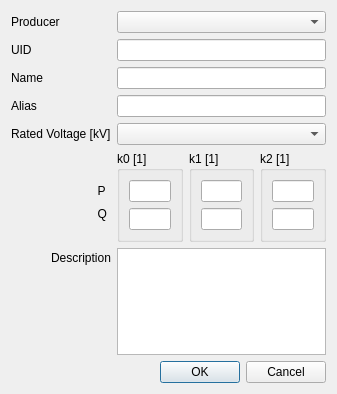
<?xml version="1.0" encoding="UTF-8"?>
<ui version="4.0">
 <class>catConsumer</class>
 <widget class="QDialog" name="catConsumer">
  <property name="geometry">
   <rect>
    <x>0</x>
    <y>0</y>
    <width>337</width>
    <height>394</height>
   </rect>
  </property>
  <property name="windowTitle">
   <string>Energy Consumer</string>
  </property>
  <layout class="QGridLayout" name="gridLayout">
   <item row="2" column="1">
    <widget class="QLineEdit" name="uidLineEdit">
     <property name="enabled">
      <bool>true</bool>
     </property>
     <property name="autoFillBackground">
      <bool>false</bool>
     </property>
     <property name="inputMask">
      <string/>
     </property>
     <property name="text">
      <string/>
     </property>
     <property name="readOnly">
      <bool>false</bool>
     </property>
    </widget>
   </item>
   <item row="5" column="1">
    <widget class="QLineEdit" name="aliasLineEdit"/>
   </item>
   <item row="1" column="1">
    <widget class="QComboBox" name="producerComboBox"/>
   </item>
   <item row="8" column="0">
    <layout class="QGridLayout" name="gridLayout_3">
     <item row="0" column="1">
      <widget class="QLabel" name="descriptionLabel">
       <property name="text">
        <string>Description</string>
       </property>
      </widget>
     </item>
     <item row="0" column="0">
      <spacer name="horizontalSpacer_2">
       <property name="orientation">
        <enum>Qt::Horizontal</enum>
       </property>
       <property name="sizeHint" stdset="0">
        <size>
         <width>40</width>
         <height>20</height>
        </size>
       </property>
      </spacer>
     </item>
     <item row="1" column="1">
      <spacer name="verticalSpacer_3">
       <property name="orientation">
        <enum>Qt::Vertical</enum>
       </property>
       <property name="sizeHint" stdset="0">
        <size>
         <width>20</width>
         <height>40</height>
        </size>
       </property>
      </spacer>
     </item>
    </layout>
   </item>
   <item row="6" column="0">
    <widget class="QLabel" name="ratedVoltageLabel">
     <property name="text">
      <string>Rated Voltage [kV]</string>
     </property>
    </widget>
   </item>
   <item row="2" column="0">
    <widget class="QLabel" name="uidLabel">
     <property name="text">
      <string>UID</string>
     </property>
    </widget>
   </item>
   <item row="10" column="1">
    <widget class="QDialogButtonBox" name="buttonBox">
     <property name="standardButtons">
      <set>QDialogButtonBox::Cancel|QDialogButtonBox::Ok</set>
     </property>
     <property name="centerButtons">
      <bool>false</bool>
     </property>
    </widget>
   </item>
   <item row="7" column="1">
    <layout class="QHBoxLayout" name="horizontalLayout">
     <item>
      <widget class="QGroupBox" name="k0GroupBox">
       <property name="title">
        <string>k0 [1]</string>
       </property>
       <layout class="QVBoxLayout" name="verticalLayout_2">
        <item>
         <widget class="QLineEdit" name="kP0LineEdit"/>
        </item>
        <item>
         <widget class="QLineEdit" name="kQ0LineEdit"/>
        </item>
       </layout>
      </widget>
     </item>
     <item>
      <widget class="QGroupBox" name="k1GroupBox">
       <property name="title">
        <string>k1 [1]</string>
       </property>
       <layout class="QVBoxLayout" name="verticalLayout_3">
        <item>
         <widget class="QLineEdit" name="kP1LineEdit"/>
        </item>
        <item>
         <widget class="QLineEdit" name="kQ1LineEdit"/>
        </item>
       </layout>
      </widget>
     </item>
     <item>
      <widget class="QGroupBox" name="k2GroupBox">
       <property name="title">
        <string>k2 [1]</string>
       </property>
       <layout class="QVBoxLayout" name="verticalLayout_4">
        <item>
         <widget class="QLineEdit" name="kP2LineEdit"/>
        </item>
        <item>
         <widget class="QLineEdit" name="kQ2LineEdit"/>
        </item>
       </layout>
      </widget>
     </item>
    </layout>
   </item>
   <item row="7" column="0">
    <layout class="QHBoxLayout" name="horizontalLayout_2">
     <item>
      <spacer name="horizontalSpacer">
       <property name="orientation">
        <enum>Qt::Horizontal</enum>
       </property>
       <property name="sizeHint" stdset="0">
        <size>
         <width>40</width>
         <height>20</height>
        </size>
       </property>
      </spacer>
     </item>
     <item>
      <layout class="QVBoxLayout" name="verticalLayout">
       <item>
        <spacer name="verticalSpacer">
         <property name="orientation">
          <enum>Qt::Vertical</enum>
         </property>
         <property name="sizeHint" stdset="0">
          <size>
           <width>20</width>
           <height>50</height>
          </size>
         </property>
        </spacer>
       </item>
       <item>
        <widget class="QLabel" name="pLabel">
         <property name="sizePolicy">
          <sizepolicy hsizetype="Preferred" vsizetype="Preferred">
           <horstretch>0</horstretch>
           <verstretch>0</verstretch>
          </sizepolicy>
         </property>
         <property name="minimumSize">
          <size>
           <width>0</width>
           <height>20</height>
          </size>
         </property>
         <property name="text">
          <string>  P</string>
         </property>
        </widget>
       </item>
       <item>
        <widget class="QLabel" name="qLabel">
         <property name="text">
          <string>  Q</string>
         </property>
        </widget>
       </item>
       <item>
        <spacer name="verticalSpacer_2">
         <property name="orientation">
          <enum>Qt::Vertical</enum>
         </property>
         <property name="sizeHint" stdset="0">
          <size>
           <width>20</width>
           <height>40</height>
          </size>
         </property>
        </spacer>
       </item>
      </layout>
     </item>
    </layout>
   </item>
   <item row="4" column="0">
    <widget class="QLabel" name="nameLabel">
     <property name="text">
      <string>Name</string>
     </property>
    </widget>
   </item>
   <item row="8" column="1">
    <widget class="QTextEdit" name="descriptionTextEdit"/>
   </item>
   <item row="4" column="1">
    <widget class="QLineEdit" name="nameLineEdit">
     <property name="accessibleName">
      <string/>
     </property>
     <property name="inputMask">
      <string/>
     </property>
     <property name="text">
      <string/>
     </property>
    </widget>
   </item>
   <item row="6" column="1">
    <widget class="QComboBox" name="ratedVoltageCombo"/>
   </item>
   <item row="5" column="0">
    <widget class="QLabel" name="aliasLabel">
     <property name="text">
      <string>Alias</string>
     </property>
    </widget>
   </item>
   <item row="1" column="0">
    <widget class="QLabel" name="label">
     <property name="text">
      <string>Producer</string>
     </property>
    </widget>
   </item>
  </layout>
 </widget>
 <resources/>
 <connections/>
</ui>
